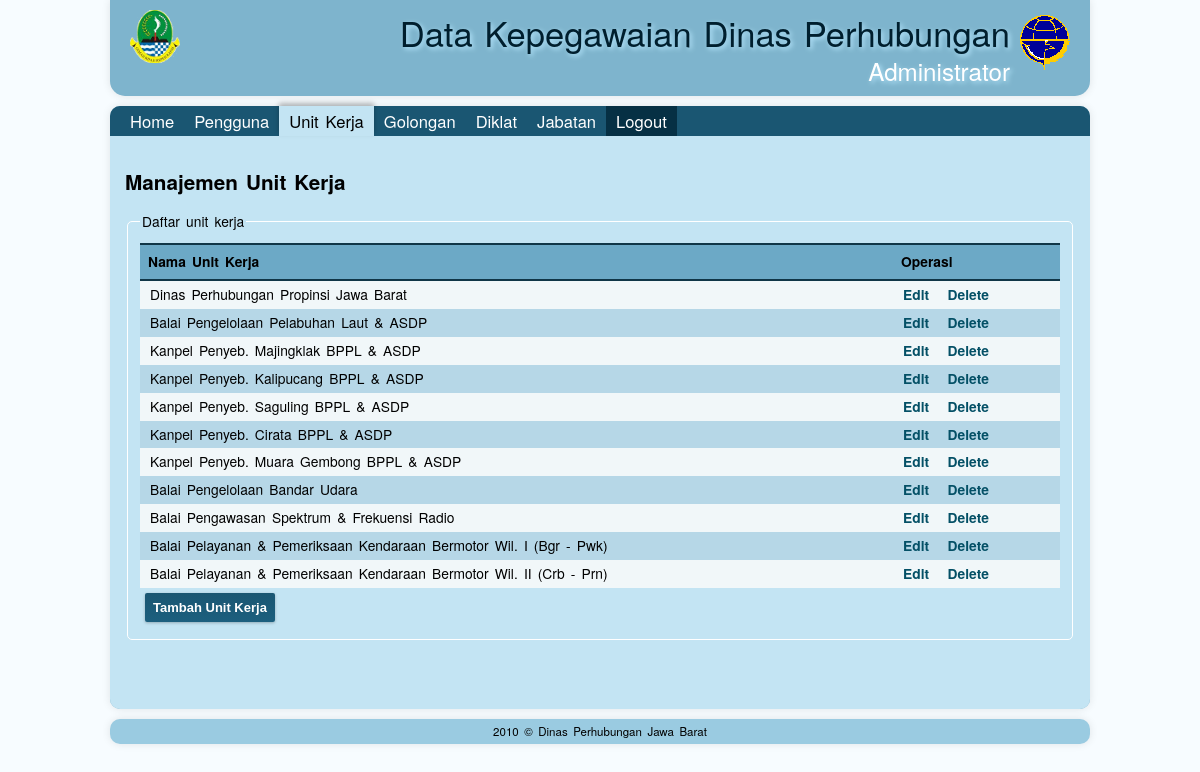
The page /admin/unitkerja.php (signed in) on the database its author committed.
### tables this page shows
CREATE TABLE IF NOT EXISTS `unit_kerja` (
  `id_unit_kerja` bigint(20) unsigned NOT NULL AUTO_INCREMENT,
  `nama` varchar(100) NOT NULL,
  PRIMARY KEY (`id_unit_kerja`)
);

### lib/conn.php (called while the page is built, shortened)
<?php
function query($sql){
    $hasil=mysql_query($sql);
    $temp=array();
    while($row = mysql_fetch_assoc($hasil)){
        $temp[]=$row;
    }
    return $temp;
}

### lib/libstd.php (called while the page is built, shortened)
<?php
function getDaftarUnitKerja(){
    return query('SELECT * FROM unit_kerja');
}

### admin/unitkerja.php (the view, shortened to what this page needs)
<?php
require_once('../lib/conn.php');
$daftarunitkerja=getDaftarUnitKerja();
?>
<!DOCTYPE html>
<html>
<head>
    <link type="text/css" href="../css/start/jquery-ui-1.8.2.custom.css" rel="stylesheet" />
    <link type="text/css" href="../css/gaya.css" rel="stylesheet" />
</head>
<body>
    <div id="wrapper">
        <div id="header">
            <img src="../img/jabar-small.png" />
            <img id="lgperhub" src="../img/perhubungan-small.png" />
            <p>Data Kepegawaian Dinas Perhubungan</p>
            <p class="desc">Administrator</p>
        </div>
        <div id="content">
            <div id="menu">
                <ul>
                    <li><a href="index.php">Home</a></li>
                    <li><a href="users.php">Pengguna</a></li>
                    <li><div>Unit Kerja</div></li>
                    <li><a href="golongan.php">Golongan</a></li>
                    <li><a href="diklat.php">Diklat</a></li>
                    <li><a href="jabatan.php">Jabatan</a></li>
                    <li><a href="../login.php?a=logout" id="logout">Logout</a></li>
                </ul>
            </div>
            <div id="isi">
                <h2>Manajemen Unit Kerja</h2>
                <form id="formeditunitkerja" action="unitkerja.php" method="post">
                    <fieldset>
                    <legend>Daftar unit kerja</legend>
                        <table id="daftarunitkerja">
                            <thead>
                                <tr><th>Nama Unit Kerja</th><th>Operasi</th></tr>
                            </thead>
                            <tbody>
                                <?php foreach($daftarunitkerja as $brs): ?>
                                <tr><td><?php echo $brs['nama']; ?></td><td><a href="?eid=<?php echo $brs['id_unit_kerja']; ?>">Edit</a> &nbsp; <a href="?did=<?php echo $brs['id_unit_kerja']; ?>">Delete</a></td></tr>
                                <?php endforeach;?>
                            </tbody>
                        </table>
                        <input type="button" value="Tambah Unit Kerja" id="tambahunitkerja" class="tombol" />
                        </fieldset>
                        <br/><br/><br/>
                </form>
            </div>
        </div>
        <div id="footer"> 2010 &copy; Dinas Perhubungan Jawa Barat </div>
    </div>
</body>
</html>

### css/gaya.css (style rules this page uses)
body { margin:0; padding:0; font-family:"Helvetica Neue",Arial,Helvetica,Verdana,sans-serif; font-size: 72%; background:#f7fcff; line-height:1.3; word-spacing:0.2em; }
#lgperhub { float:right !important; position:relative; margin:5px 10px !important; }
a { text-decoration:none; }
#header,#content,#footer { border-radius:10px; -moz-border-radius:10px; -webkit-border-radius:10px; -o-border-radius:10px; padding:5px; background:#7eb4cd; box-shadow: rgba(0,0,0, 0.1) 0px 0px 8px; -moz-box-shadow: rgba(0,0,0, 0.1) 0px 0px 8px; -webkit-box-shadow: rgba(0,0,0, 0.1) 0px 0px 8px; }
#wrapper { width:980px; margin:0 auto; }
#header { text-align:right; color:#001f2e; font-size:3em; padding:10px; text-shadow: 2px 2px 5px #bae9ff; -moz-border-radius-topleft: 0px; -moz-border-radius-topright: 0px; -moz-border-radius-bottomright: 15px; -moz-border-radius-bottomleft: 15px; -webkit-border-top-left-radius: 0px; -webkit-border-top-right-radius: 0px; -webkit-border-bottom-left-radius: 15px; -webkit-border-bottom-right-radius: 15px; }
#header p { margin:0; padding:0; }
#header p.desc { font-size:0.7em; color:#fff; #text-shadow: 1px 1px 4px #fff; }
#header img { margin:0 10px; padding:0; float:left; }
#content { margin:10px 0 0; font-size:1.2em; padding:0; }
#footer { text-align:center; margin:10px 0 10px; background:#9acbe1; }
#menu { height:30px; font-size:1.2em; background:#1a5672; padding-left:10px; -moz-border-radius-topleft: 10px; -moz-border-radius-topright: 10px; -moz-border-radius-bottomright: 0px; -moz-border-radius-bottomleft: 0px; -webkit-border-top-left-radius: 10px; -webkit-border-top-right-radius: 10px; -webkit-border-bottom-left-radius: 0px; -webkit-border-bottom-right-radius: 0px; }
#menu ul { list-style:none; padding:0; margin:0; }
#menu ul li { display:block; margin:0; float:left; }
#menu ul li a { color:white; display:block; height:30px; padding:5px 10px 0; margin:0; height:25px; }
#menu ul li div { height:30px; padding:5px 10px 0; margin:0; height:25px; color:black; background:#c3e4f3; box-shadow:0 -3px 5px rgba(0, 0, 0, 0.25); -moz-box-shadow:0 -3px 5px rgba(0, 0, 0, 0.25); -webkit-box-shadow:0 -3px 5px rgba(0, 0, 0, 0.25); }
#isi { min-height:300px; padding:15px; background:#c3e4f3; -moz-border-radius-topleft: 0px; -moz-border-radius-topright: 0px; -moz-border-radius-bottomright: 10px; -moz-border-radius-bottomleft: 10px; -webkit-border-top-left-radius: 0px; -webkit-border-top-right-radius: 0px; -webkit-border-bottom-left-radius: 10px; -webkit-border-bottom-right-radius: 10px; }
.tombol { background-color:#1a5672; background: -webkit-gradient(linear, left top, left bottom, from(#1a5672), to(#1c5f7e)); background: -moz-linear-gradient(top, #1a5672, #1c5f7e); color:white; padding:8px; border:0 none; margin:5px; border-radius:2px; -moz-border-radius:2px; -moz-box-shadow:0 1px 3px rgba(0, 0, 0, 0.25); -webkit-border-radius:2px; -webkit-box-shadow:0 1px 3px rgba(0, 0, 0, 0.25); cursor:pointer; font-weight:bold; width:auto; }
form { text-align:left; }
form input, form textarea { padding: 5px; border: solid 1px #E5E5E5; outline: 0; font: normal 13px/100% Verdana, Tahoma, sans-serif; background: -webkit-gradient(linear, left top, left 25, from(#FFFFFF), color-stop(4%, #EEEEEE), to(#FFFFFF)); background: -moz-linear-gradient(top, #FFFFFF, #EEEEEE 1px, #FFFFFF 25px); box-shadow: rgba(0,0,0, 0.1) 0px 0px 8px; -moz-box-shadow: rgba(0,0,0, 0.1) 0px 0px 8px; -webkit-box-shadow: rgba(0,0,0, 0.1) 0px 0px 8px; }
form fieldset { border:1px solid white; padding:12px; border-radius:5px; -moz-border-radius:5px; -webkit-border-radius:5px; -o-border-radius:5px; }
table { width:100%; background:#f1f7f9; padding:5px; border:none; border-collapse:collapse; }
table thead tr th { padding:8px; width:100%: margin:0; border-top:2px solid #103647; border-bottom:2px solid #103647; background:#6ca9c6; text-align:left; }
table td { padding:5px 10px; }
table a { color:#045066; font-weight:800; }
#logout { float:right; background:#063044; display:block; }

### rows shown on the page
unit_kerja: nama "Dinas Perhubungan Propinsi Jawa Barat"
unit_kerja: nama "Balai Pengelolaan Pelabuhan Laut & ASDP"
unit_kerja: nama "Kanpel Penyeb. Majingklak BPPL & ASDP"
unit_kerja: nama "Kanpel Penyeb. Kalipucang BPPL & ASDP"
unit_kerja: nama "Kanpel Penyeb. Saguling BPPL & ASDP"
unit_kerja: nama "Kanpel Penyeb. Cirata BPPL & ASDP"
unit_kerja: nama "Kanpel Penyeb. Muara Gembong BPPL & ASDP"
unit_kerja: nama "Balai Pengelolaan Bandar Udara"
unit_kerja: nama "Balai Pengawasan Spektrum & Frekuensi Radio"
unit_kerja: nama "Balai Pelayanan & Pemeriksaan Kendaraan Bermotor Wil. I (Bgr - Pwk)"
unit_kerja: nama "Balai Pelayanan & Pemeriksaan Kendaraan Bermotor Wil. II (Crb - Prn)"
